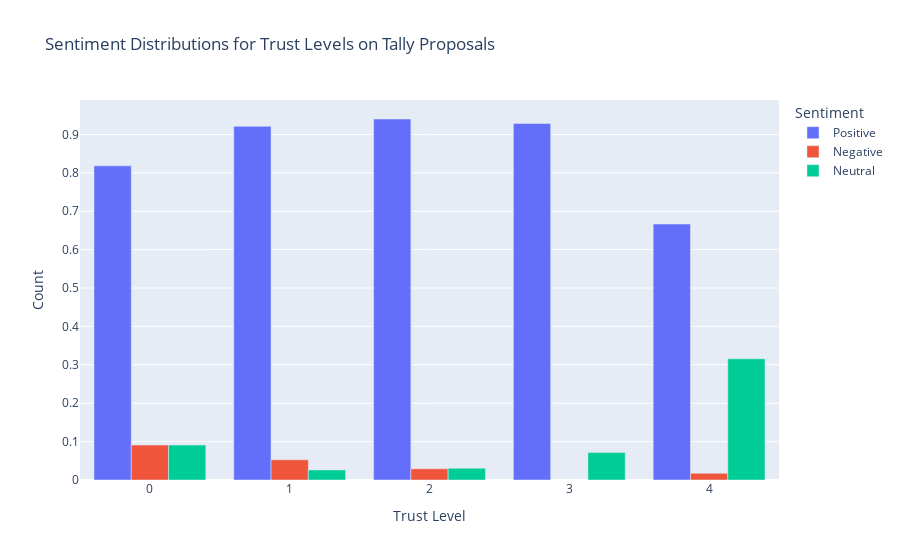

The cell this chart's notebook holds for it:
### Markdown cell above
#### Do high "Trust Level" users express a different sentiment compared to regular users for Tally proposals?

### Code cell
import pandas as pd
from nltk.sentiment.vader import SentimentIntensityAnalyzer
import plotly.express as px
import scipy.stats as stats

# Load datasets
topics_df = pd.read_csv('forum_topics_data.csv')
posts_df = pd.read_csv('forum_posts_data.csv')
users_df = pd.read_csv('forum_users_data.csv')

# Filter Tally proposal posts
tally_topic_ids = [21332, 20957, 20856, 20223, 20064, 19899, 19467, 16501, 19696, 18557, 
                   19046, 16131, 15615, 15920, 15425, 15426, 14976, 14688, 14790, 13360, 13362]

tally_posts = posts_df[posts_df['Topic ID'].isin(tally_topic_ids)]

# Merge with users dataframe to get trust levels
tally_posts = tally_posts.merge(users_df[['Username', 'Trust Level']], how='left', left_on='Username', right_on='Username')

# Initialize SentimentIntensityAnalyzer
sid = SentimentIntensityAnalyzer()

# Function to determine sentiment polarity
def get_sentiment(text):
    scores = sid.polarity_scores(text)
    if scores['compound'] >= 0.05:
        return 'Positive'
    elif scores['compound'] <= -0.05:
        return 'Negative'
    else:
        return 'Neutral'

# Apply sentiment analysis to comments
tally_posts['Sentiment'] = tally_posts['Post Description'].astype(str).apply(get_sentiment)

# Calculate sentiment distributions for high trust level users and regular users
trust_level_sentiment_counts = tally_posts.groupby('Trust Level')['Sentiment'].value_counts(normalize=True).reset_index(name='Count')

# Plot sentiment distributions
fig = px.bar(trust_level_sentiment_counts, x='Trust Level', y='Count', color='Sentiment',
             barmode='group', title='Sentiment Distributions for Trust Levels on Tally Proposals')
fig.show()
fig.write_html("Sentiment of High Trust Level Users vs Regular Users.html")

### Figure 1 — Plotly figure (JSON) as saved in the notebook; plotly's stock layout.template omitted (floating-point values rounded to 4 significant figures)
{"data": [{"alignmentgroup": "True", "hovertemplate": "Sentiment=Positive<br>Trust Level=%{x}<br>Count=%{y}<extra></extra>", "legendgroup": "Positive", "marker": {"color": "#636efa", "pattern": {"shape": ""}}, "name": "Positive", "offsetgroup": "Positive", "orientation": "v", "showlegend": true, "textposition": "auto", "type": "bar", "x": [0, 1, 2, 3, 4], "xaxis": "x", "y": [0.8182, 0.9211, 0.9402, 0.9286, 0.6667], "yaxis": "y"}, {"alignmentgroup": "True", "hovertemplate": "Sentiment=Negative<br>Trust Level=%{x}<br>Count=%{y}<extra></extra>", "legendgroup": "Negative", "marker": {"color": "#EF553B", "pattern": {"shape": ""}}, "name": "Negative", "offsetgroup": "Negative", "orientation": "v", "showlegend": true, "textposition": "auto", "type": "bar", "x": [0, 1, 2, 4], "xaxis": "x", "y": [0.09091, 0.05263, 0.02914, 0.01754], "yaxis": "y"}, {"alignmentgroup": "True", "hovertemplate": "Sentiment=Neutral<br>Trust Level=%{x}<br>Count=%{y}<extra></extra>", "legendgroup": "Neutral", "marker": {"color": "#00cc96", "pattern": {"shape": ""}}, "name": "Neutral", "offsetgroup": "Neutral", "orientation": "v", "showlegend": true, "textposition": "auto", "type": "bar", "x": [0, 1, 2, 3, 4], "xaxis": "x", "y": [0.09091, 0.02632, 0.03067, 0.07143, 0.3158], "yaxis": "y"}], "layout": {"barmode": "group", "legend": {"title": {"text": "Sentiment"}, "tracegroupgap": 0}, "title": {"text": "Sentiment Distributions for Trust Levels on Tally Proposals"}, "xaxis": {"anchor": "y", "domain": [0, 1], "title": {"text": "Trust Level"}}, "yaxis": {"anchor": "x", "domain": [0, 1], "title": {"text": "Count"}}}}
